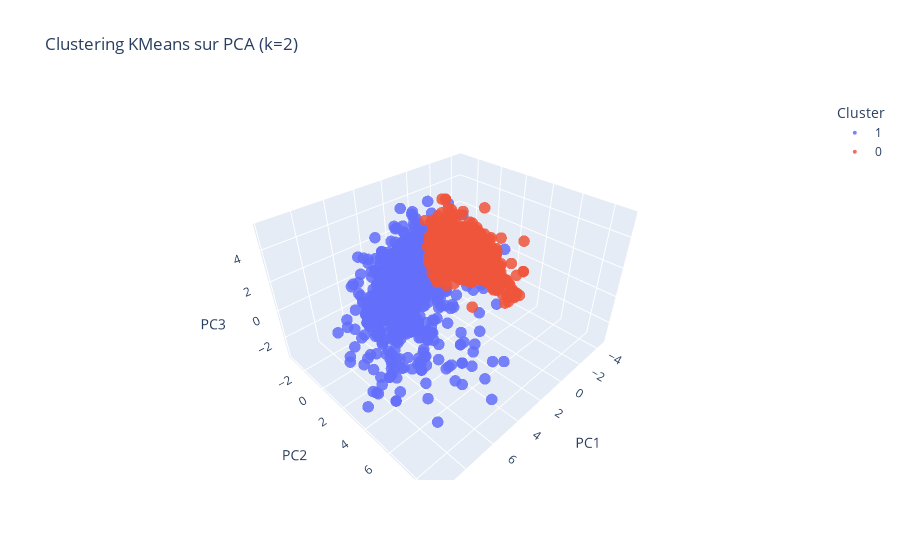
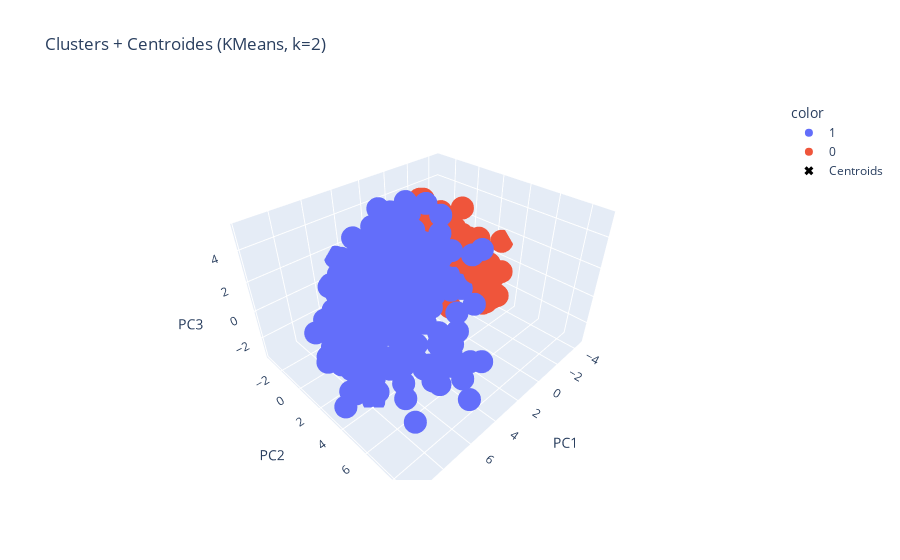

These figures' notebook cell, in order:
### Markdown cell above
### 5.3 Application du clustering sur l'espace PCA et visualisation 3D

### Code cell
# 5.3 Application du clustering choisi et 3D-plot
from sklearn.cluster import KMeans, AgglomerativeClustering
from sklearn.metrics import silhouette_score
import plotly.express as px
import numpy as np
import pandas as pd

# Sécuriser les prérequis
if 'X_pca' not in globals():
    raise RuntimeError("X_pca introuvable. Exécutez d'abord la cellule 5.1 (PCA).")
if 'best_model_name' not in globals() or 'best_n_clusters' not in globals():
    raise RuntimeError("Meilleur modèle non défini. Exécutez d'abord la cellule 5.2.")

# Fit final du meilleur modèle
if best_model_name == 'KMeans':
    model = KMeans(n_clusters=best_n_clusters, random_state=42, n_init=10)
elif best_model_name == 'Agglomerative':
    model = AgglomerativeClustering(n_clusters=best_n_clusters, linkage='ward')
else:
    raise ValueError(f"Méthode non reconnue: {best_model_name}")

labels = model.fit_predict(X_pca)
sil = silhouette_score(X_pca, labels)

# Ajouter les labels au df et à df_pca
df['Cluster'] = labels
df_pca['Cluster'] = labels

print(f"Clusters obtenus: {np.bincount(labels)} (k={best_n_clusters})")
print(f"Score de silhouette final: {sil:.3f}")

# Visualisation 3D des clusters sur l'espace PCA
fig = px.scatter_3d(df_pca, x='PC1', y='PC2', z='PC3',
                    color=df_pca['Cluster'].astype(str),
                    title=f'Clustering {best_model_name} sur PCA (k={best_n_clusters})',
                    labels={'color':'Cluster'})
fig.update_traces(marker=dict(size=4, opacity=0.85))
fig.show()

# Optionnel: centroids en 3D (pour KMeans)
try:
    centers = model.cluster_centers_  # disponible pour KMeans
    centers_df = pd.DataFrame(centers, columns=['PC1','PC2','PC3'])
    import plotly.graph_objects as go
    fig_centers = px.scatter_3d(df_pca, x='PC1', y='PC2', z='PC3', color=df_pca['Cluster'].astype(str),
                                title=f'Clusters + Centroides (KMeans, k={best_n_clusters})')
    fig_centers.add_trace(go.Scatter3d(x=centers_df['PC1'], y=centers_df['PC2'], z=centers_df['PC3'],
                                       mode='markers', marker=dict(size=8, color='black', symbol='x'),
                                       name='Centroids'))
    fig_centers.show()
except Exception:
    pass

### Figure 1 — Plotly figure (JSON) as saved in the notebook; plotly's stock layout.template omitted (floating-point values rounded to 4 significant figures; data arrays with more than 128 entries replaced by an {"elided": "..."} marker saying what was removed)
{"data": [{"hovertemplate": "Cluster=1<br>PC1=%{x}<br>PC2=%{y}<br>PC3=%{z}<extra></extra>", "legendgroup": "1", "marker": {"color": "#636efa", "opacity": 0.85, "size": 4, "symbol": "circle"}, "mode": "markers", "name": "1", "scene": "scene", "showlegend": true, "type": "scatter3d", "x": {"elided": "885 float values"}, "y": {"elided": "885 float values"}, "z": {"elided": "885 float values"}}, {"hovertemplate": "Cluster=0<br>PC1=%{x}<br>PC2=%{y}<br>PC3=%{z}<extra></extra>", "legendgroup": "0", "marker": {"color": "#EF553B", "opacity": 0.85, "size": 4, "symbol": "circle"}, "mode": "markers", "name": "0", "scene": "scene", "showlegend": true, "type": "scatter3d", "x": {"elided": "1347 float values"}, "y": {"elided": "1347 float values"}, "z": {"elided": "1347 float values"}}], "layout": {"legend": {"title": {"text": "Cluster"}, "tracegroupgap": 0}, "scene": {"domain": {"x": [0, 1], "y": [0, 1]}, "xaxis": {"title": {"text": "PC1"}}, "yaxis": {"title": {"text": "PC2"}}, "zaxis": {"title": {"text": "PC3"}}}, "title": {"text": "Clustering KMeans sur PCA (k=2)"}}}

### Figure 2 — Plotly figure (JSON) as saved in the notebook; plotly's stock layout.template omitted (floating-point values rounded to 4 significant figures; data arrays with more than 128 entries replaced by an {"elided": "..."} marker saying what was removed)
{"data": [{"hovertemplate": "color=1<br>PC1=%{x}<br>PC2=%{y}<br>PC3=%{z}<extra></extra>", "legendgroup": "1", "marker": {"color": "#636efa", "symbol": "circle"}, "mode": "markers", "name": "1", "scene": "scene", "showlegend": true, "type": "scatter3d", "x": {"elided": "885 float values"}, "y": {"elided": "885 float values"}, "z": {"elided": "885 float values"}}, {"hovertemplate": "color=0<br>PC1=%{x}<br>PC2=%{y}<br>PC3=%{z}<extra></extra>", "legendgroup": "0", "marker": {"color": "#EF553B", "symbol": "circle"}, "mode": "markers", "name": "0", "scene": "scene", "showlegend": true, "type": "scatter3d", "x": {"elided": "1347 float values"}, "y": {"elided": "1347 float values"}, "z": {"elided": "1347 float values"}}, {"marker": {"color": "black", "size": 8, "symbol": "x"}, "mode": "markers", "name": "Centroids", "type": "scatter3d", "x": [-2.099, 3.194], "y": [0.1886, -0.287], "z": [-0.007512, 0.01143]}], "layout": {"legend": {"title": {"text": "color"}, "tracegroupgap": 0}, "scene": {"domain": {"x": [0, 1], "y": [0, 1]}, "xaxis": {"title": {"text": "PC1"}}, "yaxis": {"title": {"text": "PC2"}}, "zaxis": {"title": {"text": "PC3"}}}, "title": {"text": "Clusters + Centroides (KMeans, k=2)"}}}
